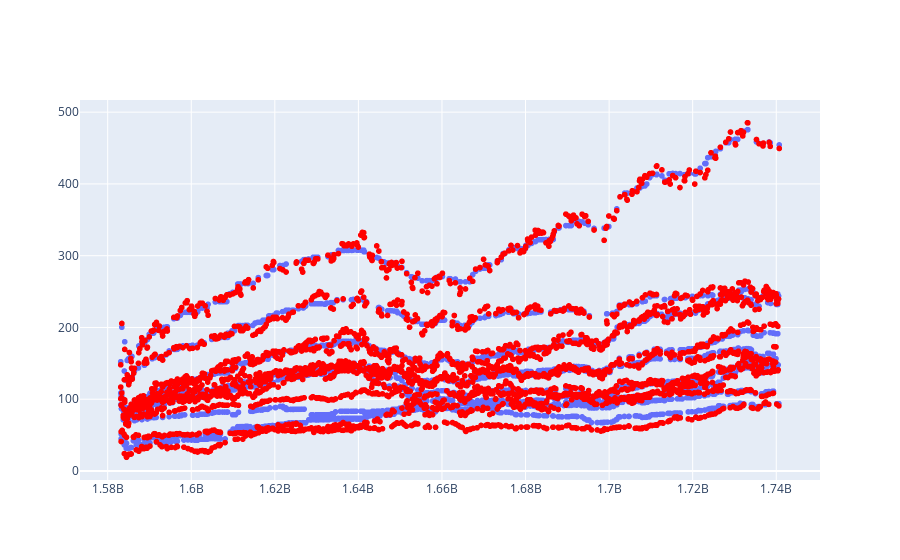

Here is the notebook cell this chart was saved with:
### Code cell
import plotly.graph_objects as go
import plotly.express as px

data_df.sort_values('Date', inplace=True)
fig = go.Figure()
fig.add_trace(px.scatter(data_df, x='Date', y='Predicted', hover_data='Sector').data[0])
fig.add_trace(px.scatter(data_df, x='Date', y='Actual',color_discrete_sequence=['red'], hover_data='Sector').data[0])
fig.show()

### Figure 1 — Plotly figure (JSON) as saved in the notebook; plotly's stock layout.template omitted (floating-point values rounded to 4 significant figures; data arrays with more than 128 entries replaced by an {"elided": "..."} marker saying what was removed)
{"data": [{"customdata": {"elided": "3457x1 str values"}, "hovertemplate": "Date=%{x}<br>Predicted=%{y}<br>Sector=%{customdata[0]}<extra></extra>", "legendgroup": "", "marker": {"color": "#636efa", "symbol": "circle"}, "mode": "markers", "name": "", "showlegend": false, "type": "scattergl", "x": {"elided": "3457 int values"}, "xaxis": "x", "y": {"elided": "3457 float values"}, "yaxis": "y"}, {"customdata": {"elided": "3457x1 str values"}, "hovertemplate": "Date=%{x}<br>Actual=%{y}<br>Sector=%{customdata[0]}<extra></extra>", "legendgroup": "", "marker": {"color": "red", "symbol": "circle"}, "mode": "markers", "name": "", "showlegend": false, "type": "scattergl", "x": {"elided": "3457 int values"}, "xaxis": "x", "y": {"elided": "3457 float values"}, "yaxis": "y"}], "layout": {}}
